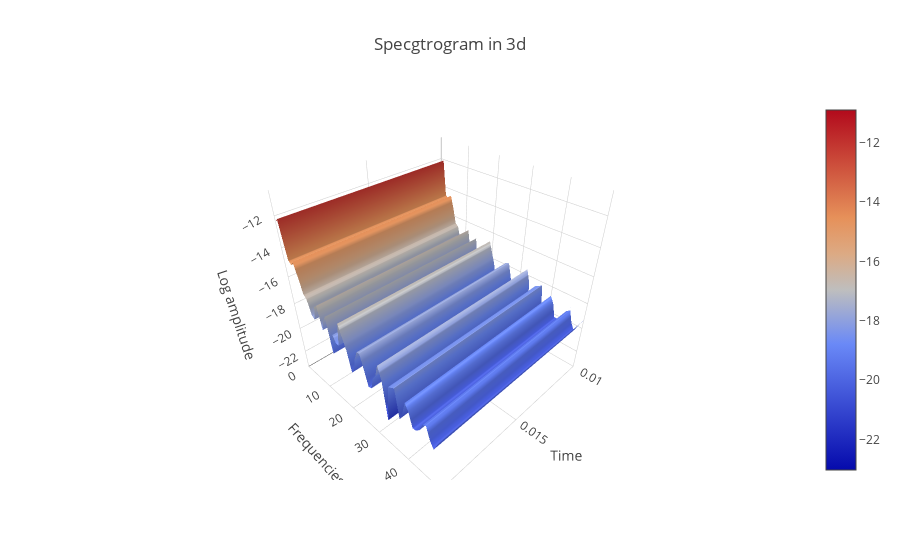

The notebook cell this image was saved under:
### Markdown cell above
### 3d

### Code cell
data = [go.Surface(z=spectrogram.T)]
layout = go.Layout(
    title='Specgtrogram in 3d',
    scene = dict(
    yaxis = dict(title='Frequencies', range=freqs),
    xaxis = dict(title='Time', range=times),
    zaxis = dict(title='Log amplitude'),
    ),
)
fig = go.Figure(data=data, layout=layout)
py.iplot(fig)

### Figure 1 — Plotly figure (JSON) as saved in the notebook; plotly's stock layout.template omitted (floating-point values rounded to 4 significant figures; data arrays with more than 128 entries replaced by an {"elided": "..."} marker saying what was removed)
{"data": [{"type": "surface", "z": {"elided": "81x29 float values"}}], "layout": {"scene": {"xaxis": {"range": [0.01, 0.02, 0.03, 0.04, 0.05, 0.06, 0.07, 0.08, 0.09, 0.1, 0.11, 0.12, 0.13, 0.14, 0.15, 0.16, 0.17, 0.18, 0.19, 0.2, 0.21, 0.22, 0.23, 0.24, 0.25, 0.26, 0.27, 0.28, 0.29], "title": "Time"}, "yaxis": {"range": [0, 50, 100, 150, 200, 250, 300, 350, 400, 450, 500, 550, 600, 650, 700, 750, 800, 850, 900, 950, 1000, 1050, 1100, 1150, 1200, 1250, 1300, 1350, 1400, 1450, 1500, 1550, 1600, 1650, 1700, 1750, 1800, 1850, 1900, 1950, 2000, 2050, 2100, 2150, 2200, 2250, 2300, 2350, 2400, 2450, 2500, 2550, 2600, 2650, 2700, 2750, 2800, 2850, 2900, 2950, 3000, 3050, 3100, 3150, 3200, 3250, 3300, 3350, 3400, 3450, 3500, 3550, 3600, 3650, 3700, 3750, 3800, 3850, 3900, 3950, 4000], "title": "Frequencies"}, "zaxis": {"title": "Log amplitude"}}, "title": "Specgtrogram in 3d"}}
